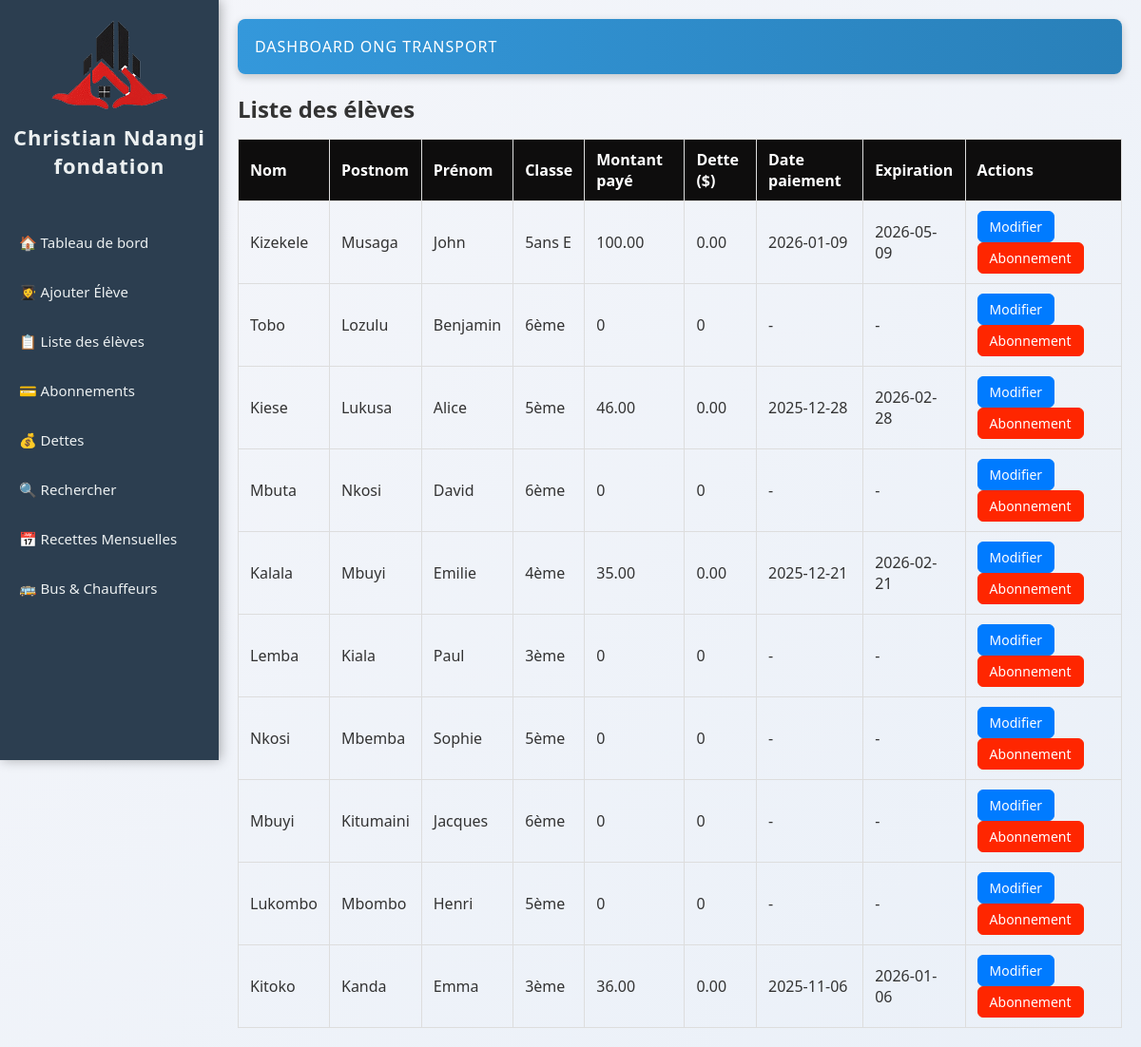
Before: /.history/index_20251113113216.php with the older database file.
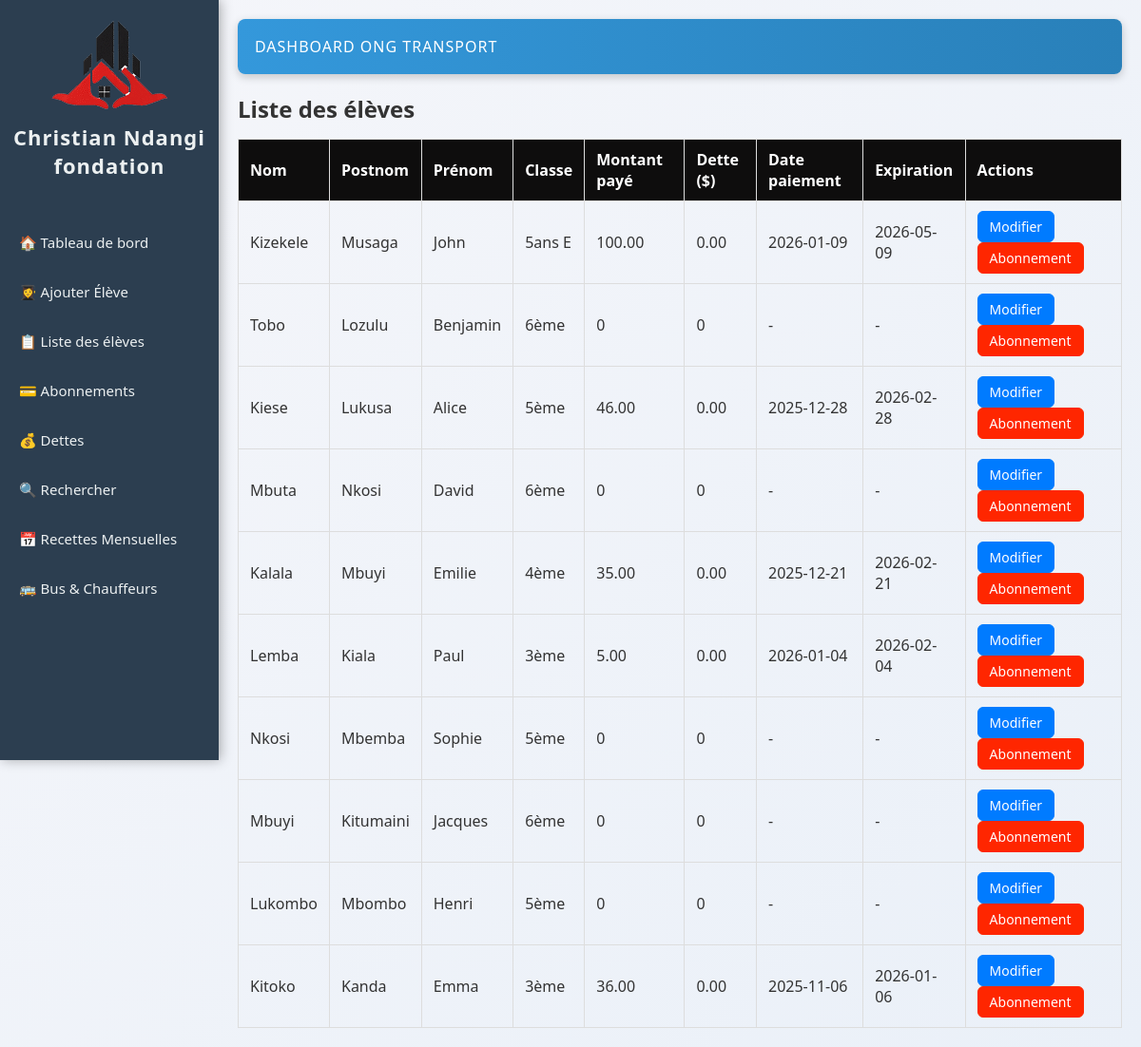
After: the same page with the newer database file.
### tables this page shows
CREATE TABLE `abonnements` (
  `id` int(11) NOT NULL AUTO_INCREMENT,
  `eleve_id` int(11) NOT NULL,
  `montant` decimal(10,2) NOT NULL,
  `date_paiement` date NOT NULL,
  `date_expiration` date NOT NULL,
  `dette` decimal(10,2) DEFAULT 0.00,
  PRIMARY KEY (`id`),
  KEY `eleve_id` (`eleve_id`),
  CONSTRAINT `abonnements_ibfk_1` FOREIGN KEY (`eleve_id`) REFERENCES `eleves` (`id`) ON DELETE CASCADE
);

CREATE TABLE `eleves` (
  `id` int(11) NOT NULL AUTO_INCREMENT,
  `nom` varchar(50) NOT NULL,
  `postnom` varchar(50) DEFAULT NULL,
  `prenom` varchar(50) NOT NULL,
  `avenue` varchar(100) DEFAULT NULL,
  `quartier` enum('Salongo','Gombele','Madrendele') DEFAULT NULL,
  `commune` enum('Lemba','Matete','Ngaba') DEFAULT NULL,
  `ecole` varchar(100) DEFAULT NULL,
  `cycle` enum('Maternelle','Primaire','Secondaire','Humanité') DEFAULT NULL,
  `classe` varchar(50) DEFAULT NULL,
  `age` int(11) DEFAULT NULL,
  `sexe` enum('M','F') DEFAULT NULL,
  `point_arret` enum('Kamutsha','Kilidja','Garage','Igota Nzambi','Musudja','Station Salongo','Route ByPass','Route Biangana') DEFAULT NULL,
  `parent_nom` varchar(100) DEFAULT NULL,
  `parent_tel` varchar(10) DEFAULT NULL,
  `date_ajout` datetime DEFAULT current_timestamp(),
  PRIMARY KEY (`id`)
);

### .history/index_20251113113216.php (the view, shortened to what this page needs)
<?php
require 'db/database.php';
$stmt = $pdo->query("
    SELECT e.*,
           a.montant, a.date_paiement, a.date_expiration, a.dette
    FROM eleves e
    LEFT JOIN abonnements a ON e.id = a.eleve_id
    ORDER BY e.date_ajout DESC
");
$eleves = $stmt->fetchAll(PDO::FETCH_ASSOC);
?>
<!DOCTYPE html>
<html lang="fr">
<head>
    <link rel="stylesheet" href="css/style.css">
</head>
<body>
    <?php include 'sidebar.php'; ?>
    <div class="main-content">
        <header>Dashboard ONG Transport</header>
        <h2>Liste des élèves</h2>
        <table>
            <tr>
                <th>Nom</th>
                <th>Postnom</th>
                <th>Prénom</th>
                <th>Classe</th>
                <th>Montant payé</th>
                <th>Dette ($)</th>
                <th>Date paiement</th>
                <th>Expiration</th>
                <th>Actions</th>
            </tr>
            <?php if (!empty($eleves)): ?>
                <?php foreach($eleves as $e): ?>
                <tr>
                    <td><?= htmlspecialchars($e['nom']) ?></td>
                    <td><?= htmlspecialchars($e['postnom']) ?></td>
                    <td><?= htmlspecialchars($e['prenom']) ?></td>
                    <td><?= htmlspecialchars($e['classe']) ?></td>
                    <td><?= $e['montant'] ?? 0 ?></td>
                    <td><?= $e['dette'] ?? 0 ?></td>
                    <td><?= $e['date_paiement'] ?? '-' ?></td>
                    <td><?= $e['date_expiration'] ?? '-' ?></td>
                    <td>
                        <a class="btn bleu" href="ajouter_eleve.php?id=<?= $e['id'] ?>">Modifier</a>
                        <a class="btn rouge" href="gerer_abonnement.php?eleve_id=<?= $e['id'] ?>">Abonnement</a>
                    </td>
                </tr>
                <?php endforeach; ?>
            <?php else: ?>
                <tr><td colspan="8">Aucun élève trouvé.</td></tr>
            <?php endif; ?>
        </table>
    </div>
</body>
</html>

Changed rows visible on the page:
no longer on this page (row unchanged): eleves: nom "Lemba", postnom "Kiala", prenom "Paul", classe "3ème", montant "0", dette "0", date_paiement "-", date_expiration "-"
added abonnements: eleve.nom "Lemba", eleve.postnom "Kiala", eleve.prenom "Paul", eleve.classe "3ème", montant "5.00", dette "0.00", date_paiement "2026-01-04", date_expiration "2026-02-04"
